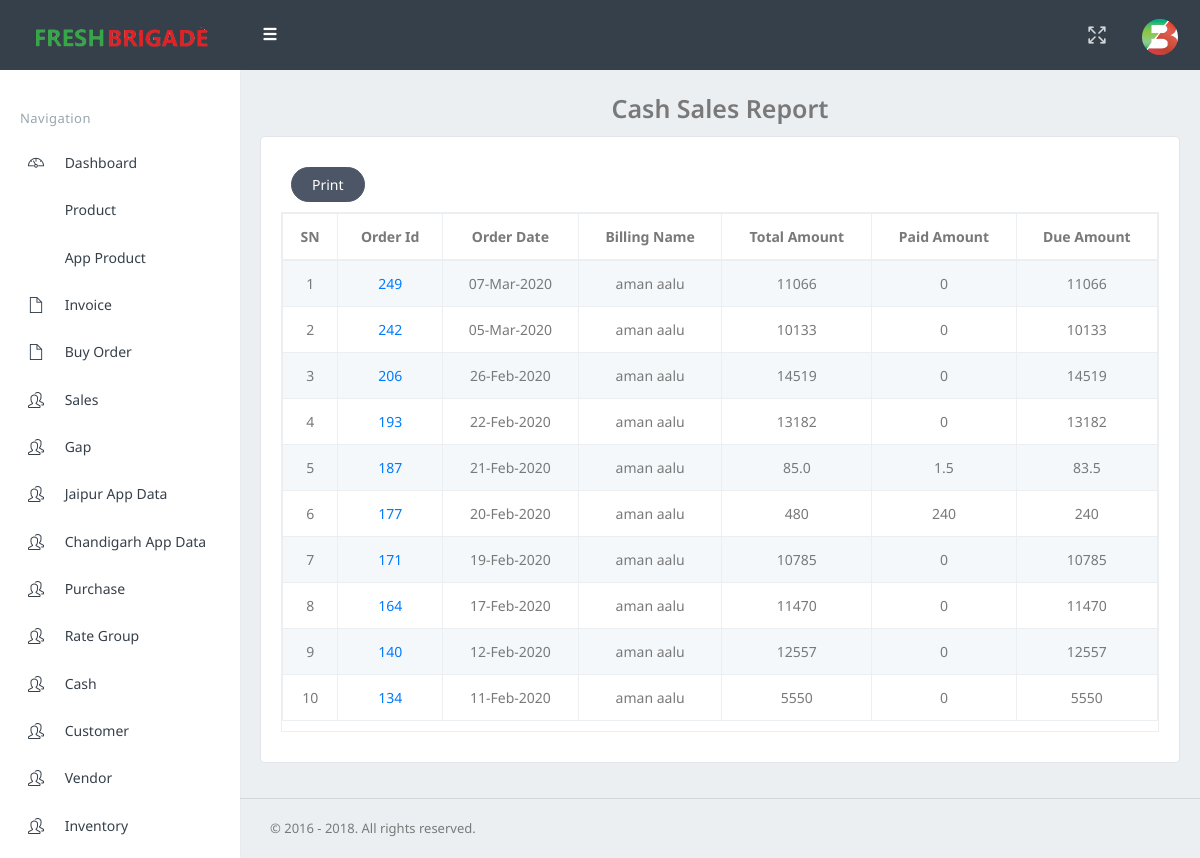
Screenshot of /purchase-order-list.php?code=VEND1013 (signed in) with the database file from the repository.
### tables this page shows
CREATE TABLE `purchase_rate` (
  `sn` int(11) NOT NULL,
  `id` varchar(50) NOT NULL,
  `vcode` text NOT NULL,
  `vendor_name` text NOT NULL,
  `date` text NOT NULL,
  `tot` text NOT NULL,
  `due` text NOT NULL,
  `paid` text NOT NULL
);

### purchase-order-list.php (the view, shortened to what this page needs)
<!DOCTYPE html>
<html>
    <?php
$custId=$_GET["code"];
include("common/connect.php");
$query2= mysqli_query($con,"SELECT purchase_rate.id,purchase_rate.vcode,purchase_rate.vendor_name,purchase_rate.tot,purchase_rate.due,purchase_rate.paid,purchase_rate.date
FROM purchase_rate
WHERE purchase_rate.vcode='$custId'
ORDER BY purchase_rate.sn DESC");
    ?>
<head>
        <link href="assets/css/bootstrap.min.css" rel="stylesheet" type="text/css" />
        <link href="assets/css/icons.css" rel="stylesheet" type="text/css" />
        <link href="assets/css/style.css" rel="stylesheet" type="text/css" />
    </head>
    <body class="fixed-left">
        <div id="wrapper">
            <?php
                include("common/header.php");
            ?>
         <?php
                        include("common/sidebar.php");
                    ?>
            <div class="content-page">
                <div class="content">
                    <div class="container-fluid">
<div class="row" >
    									  <div class="col-lg-12" align="center" >
										 <label style="font-size:25px;">Cash Sales Report</label>
										 </div>
										 </div>
                                <div class="card-box">
                                 <div class="panel-footer"  > <button class="btn btn-inverse btn-rounded waves-effect waves-light" onClick=" PrintElem('wp--')" style="margin:10px;">Print</button> </div>
                                   <div class="row"  id="wp--">
                            <div class="col-sm-12">
                                    <div class="table table-bordered table-responsive" data-pattern="priority-columns">
                                    <table class="table table-striped add-edit-table" id="datatable-editable">
                                        <thead>
                                        <tr>
											<th style="text-align:center">SN </th>
                                            <th style="text-align:center">Order Id </th>
                                             <th style="text-align:center">Order Date</th>
                                            <th style="text-align:center">Billing Name</th>
                                             <th  style="text-align:center">Total Amount </th>
                                             <th style="text-align:center">Paid Amount </th>
                                             <th style="text-align:center">Due Amount </th>
                                        </tr>
                                        </thead>
                                        <tbody>
                                            <tr>
                                            <?php
$i = 1;
while($b = mysqli_fetch_assoc($query2))
	  {
?>
<td align="center" ><?php echo $i; ?>   </td>
<td align="center" > <a href="purchase-cash.php?code=<?php echo $b['id']; ?>"><?php echo $b['id']; ?></a> </td>
<td align="center"> <?php echo $b['date']; ?> </td>
<td align="center"> <?php echo $b['vendor_name']; ?> </td>
<td align="center"> <?php echo $b['tot']; ?> </td>
<td align="center"> <?php echo $b['paid']; ?> </td>
<td align="center"> <?php echo $b['due']; ?> </td>
</tr>
<?php
$i++;
}
?>
                                        </tbody>
                                    </table>
                                        </div>
                                </div>
                            </div>
                        </div>
                    </div>
                </div>
                <footer class="footer text-right">
                    &copy; 2016 - 2018. All rights reserved.
                </footer>
            </div>
        </div>
    </body>
</html>

### rows the page displays
purchase_rate: id "249", date "07-Mar-2020", vendor_name "aman aalu", tot "11066", paid "0", due "11066"
purchase_rate: id "242", date "05-Mar-2020", vendor_name "aman aalu", tot "10133", paid "0", due "10133"
purchase_rate: id "206", date "26-Feb-2020", vendor_name "aman aalu", tot "14519", paid "0", due "14519"
purchase_rate: id "193", date "22-Feb-2020", vendor_name "aman aalu", tot "13182", paid "0", due "13182"
purchase_rate: id "187", date "21-Feb-2020", vendor_name "aman aalu", tot "85.0", paid "1.5", due "83.5"
purchase_rate: id "177", date "20-Feb-2020", vendor_name "aman aalu", tot "480", paid "240", due "240"
purchase_rate: id "171", date "19-Feb-2020", vendor_name "aman aalu", tot "10785", paid "0", due "10785"
purchase_rate: id "164", date "17-Feb-2020", vendor_name "aman aalu", tot "11470", paid "0", due "11470"
purchase_rate: id "140", date "12-Feb-2020", vendor_name "aman aalu", tot "12557", paid "0", due "12557"
purchase_rate: id "134", date "11-Feb-2020", vendor_name "aman aalu", tot "5550", paid "0", due "5550"
